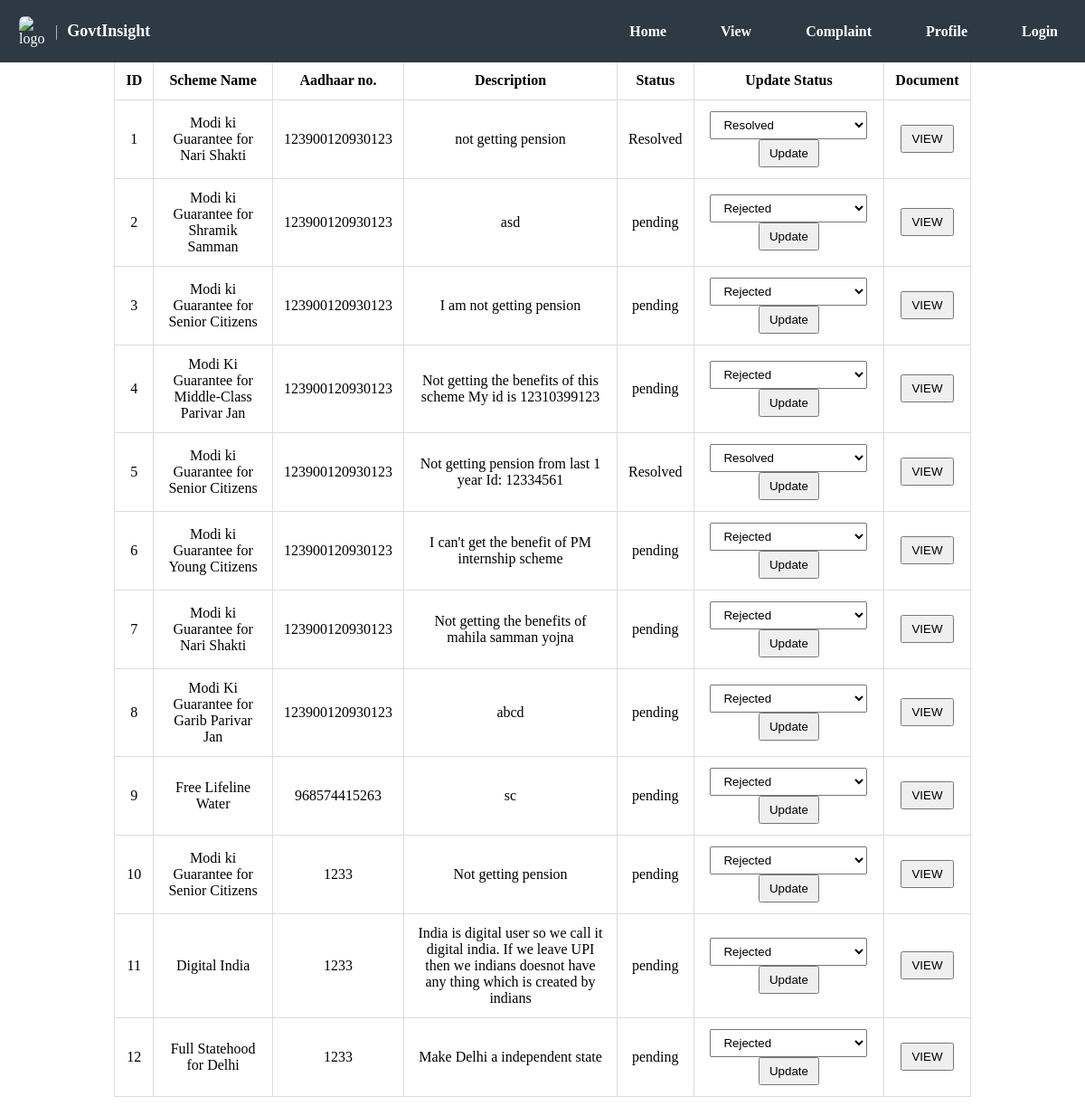
Screenshot of /admin/complaints with the database file from the repository.
### model.py (models this page shows)
class Complaint(db.Model):
    complaint_id = db.Column(db.Integer, primary_key=True)
    user_id = db.Column(db.Integer, db.ForeignKey('user.id'), nullable=False)
    scheme_id = db.Column(db.Integer, db.ForeignKey('manifesto.scheme_id'))
    scheme_name=db.Column(db.String(50))
    description = db.Column(db.String(150))
    gov_type=db.Column(db.String(150))
    state =db.Column(db.String(150))
    tenure=db.Column(db.String(150))
    status = db.Column(db.String(150), default="Pending")
    created_at = db.Column(db.DateTime, default=datetime.utcnow)
    manifesto = db.relationship('Manifesto', backref='comp', lazy=True)
    users = db.relationship('User', backref='comp', lazy=True)
    upload=db.relationship('Upload', backref='compi', lazy=True)

class User(db.Model, UserMixin):
    id = db.Column(db.Integer, primary_key=True)
    name = db.Column(db.String(150), unique=True, nullable=False)
    email = db.Column(db.String(150), unique=True, nullable=False)
    password = db.Column(db.String(150), nullable=False)
    role = db.Column(db.String(50))
    phone = db.Column(db.Integer, nullable=False)
    pincode = db.Column(db.Integer)
    aadhar = db.Column(db.Integer, nullable=False)
    votes = db.relationship('Votes', backref='user', lazy=True)
    complaints = db.relationship('Complaint', backref='user', lazy=True)

### app.py (the view)
@app.route('/admin/complaints')
def admin_complaints():
    complaints = Complaint.query.all()
    return render_template('admin_complaints.html', complaints=complaints)

### templates/admin_complaints.html (shortened to what this page needs)
<!DOCTYPE html>
<html>
<head>
  <link rel="stylesheet" href="{{url_for('static',filename='css/cengov.css')}}">
  <link rel="stylesheet" href="{{ url_for('static',filename='css/header.css') }}">
  <link rel="stylesheet" href="{{ url_for('static',filename='css/footer.css') }}">
</head>
<header>
    <img
      src="https://i.ibb.co/wZVPystV/Party-Manifesto-and-Govt-Schemes-Implementation-Status-Check-20250327-180457-0000.png"
      alt="logo"
    />
    <span style="color: lightgrey;">|</span>
    <p>GovtInsight</p>
    <ul id="navMenu" class="nav-menu">
      <li><a href="{{ url_for('home') }}">Home</a></li>
      <li><a href="{{ url_for('view') }}">View</a></li>
      <li><a href="{{ url_for('complaint') }}">Complaint</a></li>
      <li><a href="{{ url_for('profile') }}">Profile</a></li>
      <li><a href="{{ url_for('login') }}">Login</a></li>
    </ul>
</header>
<body>
    <h2 style="text-align:center;">Admin - Manage Complaints</h2>
    <table>
        <thead>
            <tr>
                <th>ID</th>
                <th>Scheme Name</th>
                <th>Aadhaar no.</th>
                <th>Description</th>
                <th>Status</th>
                <th>Update Status</th>
                <th>Document</th>
            </tr>
        </thead>
        <tbody>
            {% for complaint in complaints %}
            <tr>
                <td>{{ complaint.complaint_id }}</td>
                <td>{{complaint.scheme_name}}</td>
                <td>{{complaint.user.aadhar}}</td>
                <td>{{ complaint.description }}</td>
                <td>{{ complaint.status }}</td>
                <td>
                    <form action="{{ url_for('update_status', complaint_id=complaint.complaint_id) }}" method="POST">
                        <select name="status">
                            <option value="Rejected" {% if complaint.status == 'Rejected' %}selected{% endif %}>Rejected</option>
                            <option value="Resolved" {% if complaint.status == 'Resolved' %}selected{% endif %}>Resolved</option>
                        </select>
                        <button type="submit">Update</button>
                    </form>
                </td>
                <td> <button> VIEW </button></td>
            </tr>
            {% endfor %}
        </tbody>
    </table>
</body>
</html>

### static/css/Cengov.css (style rules this page uses)
header { display: flex; justify-content: space-between; align-items: center; background-color: #2c3e50; padding: 10px 20px; color: #fff; }
header img { max-width: 150px; }
header ul { list-style: none; display: flex; gap: 15px; }
header ul li { margin: 0; }
header ul li a { text-decoration: none; color: #fff; font-size: 16px; }

### static/css/Header.css (style rules this page uses)
header { margin: 0; top: 0; left: 0; padding: 6px; width: 100%; max-width: 100%; position: fixed; z-index: 1; display: flex; align-items: center; background-color: #2d3944; }
header img { margin-right: 10px; margin-left: 15px; width: 30px; border-radius: 20%; }
header p { display: inline; margin-left: 10px; font-size: 18px; font-weight: bold; color: white; }
header ul li a { text-decoration: none; font-weight: bold; color: white; }
.nav-menu { list-style: none; display: flex; gap: 60px; margin-left: auto; margin-right: 3%; transition: all 0.3s ease-in-out; }

### templates/admin_complaints.html (style rules this page uses)
table { border-collapse: collapse; width: 80%; margin: 20px auto; }
th, td { padding: 12px; border: 1px solid #ddd; text-align: center; }
select, button { padding: 6px 10px; }

### rows the page displays
Complaint: complaint_id "1", scheme_name "Modi ki Guarantee for Nari Shakti", user.aadhar "123900120930123", description "not getting pension", status "Resolved"
Complaint: complaint_id "2", scheme_name "Modi ki Guarantee for Shramik Samman", user.aadhar "123900120930123", description "asd", status "pending"
Complaint: complaint_id "3", scheme_name "Modi ki Guarantee for Senior Citizens", user.aadhar "123900120930123", description "I am not getting pension", status "pending"
Complaint: complaint_id "4", scheme_name "Modi Ki Guarantee for Middle-Class Parivar Jan", user.aadhar "123900120930123", description "Not getting the benefits of this scheme My id is 12310399123", status "pending"
Complaint: complaint_id "5", scheme_name "Modi ki Guarantee for Senior Citizens", user.aadhar "123900120930123", description "Not getting pension from last 1 year Id: 12334561", status "Resolved"
Complaint: complaint_id "6", scheme_name "Modi ki Guarantee for Young Citizens", user.aadhar "123900120930123", description "I can't get the benefit of PM internship scheme", status "pending"
Complaint: complaint_id "7", scheme_name "Modi ki Guarantee for Nari Shakti", user.aadhar "123900120930123", description "Not getting the benefits of mahila samman yojna", status "pending"
Complaint: complaint_id "8", scheme_name "Modi Ki Guarantee for Garib Parivar Jan", user.aadhar "123900120930123", description "abcd", status "pending"
Complaint: complaint_id "9", scheme_name "Free Lifeline Water", user.aadhar "968574415263", description "sc", status "pending"
Complaint: complaint_id "10", scheme_name "Modi ki Guarantee for Senior Citizens", user.aadhar "1233", description "Not getting pension", status "pending"
Complaint: complaint_id "11", scheme_name "Digital India", user.aadhar "1233", description "India is digital user so we call it digital india. If we leave UPI then we indians doesnot have any thing which is created by indians", status "pending"
Complaint: complaint_id "12", scheme_name "Full Statehood for Delhi", user.aadhar "1233", description "Make Delhi a independent state", status "pending"
